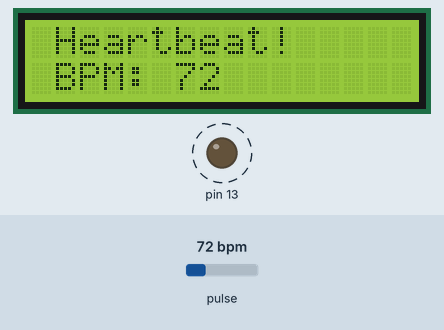
Bench run of a sketch on a simulated Arduino Uno, built with avr-gcc and run on an emulated ATmega328P. Parts: 16×2 character LCD, output pins drawn as LEDs (lit = HIGH). Dashed ring = blinking. Inputs (shaded band) come from the test bench; at power-on: pulse 72 bpm. What the sketch prints to the serial monitor is not drawn.

Above: at 1.4 s.
1.5 s: pulse set to 42 bpm
At 3.4 s:
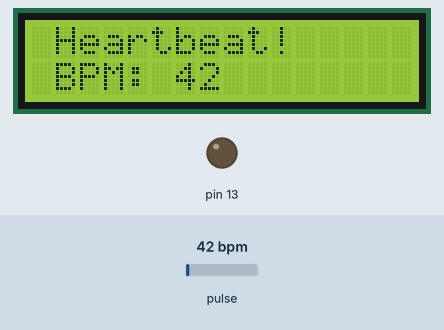
3.9 s: pulse set to 100 bpm
At 4.43 s:
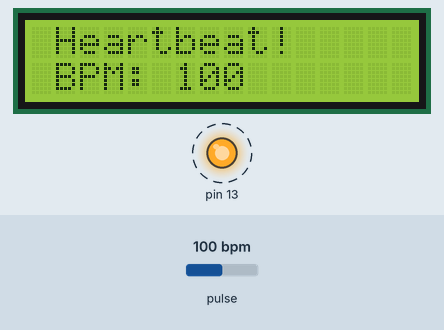
5.8 s: pulse set to 70 bpm
At 7.1 s:
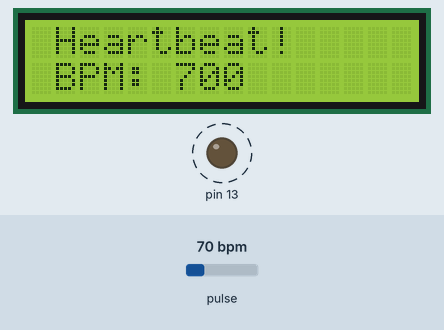
Timing chart, 0 to 14.1 s (numbered marks = the images above; inputs shaded):
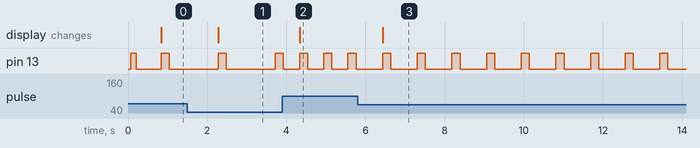

Measured:
- after the input at 1.5 s, the display: changes after 0.78 s (image 1)
- after the input at 3.9 s, the display: changes after 0.44 s (image 2)
- after the input at 5.8 s, pin 13: alternates HIGH for 0.21 s and LOW for 0.67 s, starting after 0.63 s; the display: changes after 0.64 s (image 3)

The sketch:

HeartbeatSensor.ino
```cpp
/*  Getting_BPM_to_Monitor prints the BPM to the Serial Monitor, using the least lines of code and PulseSensor Library.
 *  Tutorial Webpage: https://pulsesensor.com/pages/getting-advanced
 *
--------Use This Sketch To------------------------------------------
1) Displays user's live and changing BPM, Beats Per Minute, in Arduino's native Serial Monitor.
2) Print: "♥  A HeartBeat Happened !" when a beat is detected, live.
2) Learn about using a PulseSensor Library "Object".
4) Blinks LED on PIN 13 with user's Heartbeat.
--------------------------------------------------------------------*/

#define USE_ARDUINO_INTERRUPTS true    // Set-up low-level interrupts for most acurate BPM math.
#include <PulseSensorPlayground.h>     // Includes the PulseSensorPlayground Library.
#include <LiquidCrystal.h>

//  Variables
const int PulseWire = 0;       // PulseSensor PURPLE WIRE connected to ANALOG PIN 0
const int LED13 = 13;          // The on-board Arduino LED, close to PIN 13.
int Threshold = 550;           // Determine which Signal to "count as a beat" and which to ignore.
                               // Use the "Gettting Started Project" to fine-tune Threshold Value beyond default setting.
                               // Otherwise leave the default "550" value.

PulseSensorPlayground pulseSensor;  // Creates an instance of the PulseSensorPlayground object called "pulseSensor"
LiquidCrystal lcd(12, 11, 5, 4, 3, 2);

void setup() {

  Serial.begin(9600);          // For Serial Monitor

  // Configure the PulseSensor object, by assigning our variables to it.
  pulseSensor.analogInput(PulseWire);
  pulseSensor.blinkOnPulse(LED13);       //auto-magically blink Arduino's LED with heartbeat.
  pulseSensor.setThreshold(Threshold);

  // Double-check the "pulseSensor" object was created and "began" seeing a signal.
   if (pulseSensor.begin()) {
    Serial.println("We created a pulseSensor Object !");  //This prints one time at Arduino power-up,  or on Arduino reset.
  }
  lcd.begin(16, 2);
}


void loop() {

 int myBPM = pulseSensor.getBeatsPerMinute();  // Calls function on our pulseSensor object that returns BPM as an "int".
                                               // "myBPM" hold this BPM value now.

if (pulseSensor.sawStartOfBeat()) {            // Constantly test to see if "a beat happened".
 Serial.println("♥  A HeartBeat Happened ! "); // If test is "true", print a message "a heartbeat happened".
 Serial.print("BPM: ");                        // Print phrase "BPM: "
 Serial.println(myBPM);                        // Print the value inside of myBPM.
 lcd.setCursor(1, 0);
 lcd.print("Heartbeat!");
 lcd.setCursor(1, 1);
 lcd.print("BPM: ");
 lcd.print(myBPM);
}

  delay(20);                    // considered best practice in a simple sketch.

}
```
